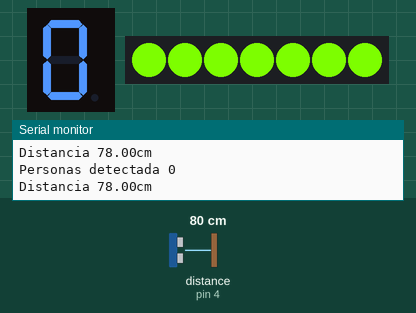
Recording of a sketch running on a simulated Arduino Uno, built with avr-gcc and run on an emulated ATmega328P. On the bench: 1-digit seven-segment display, 7 RGB LEDs in strip order, left to right, the last lines printed to the serial monitor. Wiring (inferred from the names in the program): ultrasonic range finder: trigger pin 3; echo pin 4; 1-digit 7-segment display, segments lit when HIGH: segments pin 5, pin 6, pin 16, pin 15, pin 14, pin 7, pin 8. The test bench sets the inputs (shaded band); at power-on: distance to the obstacle (sensor on pin 4) 80 cm. The echo pulse lasts 58.3 µs per cm; the segment pins are drawn as the display they are named for.

Above: at 1.5 s.
1.6 s: distance to the obstacle (sensor on pin 4) set to 9 cm
At 20.8 s:
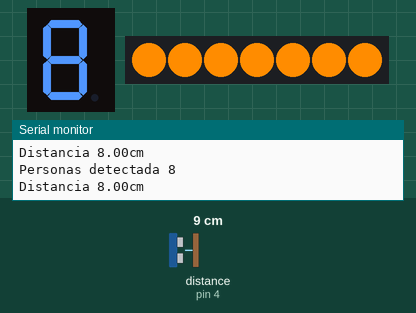
At 23.3 s:
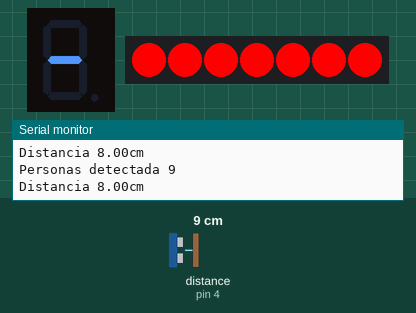
Timing chart, 0 to 23.7 s (numbered marks = the images above; inputs shaded):
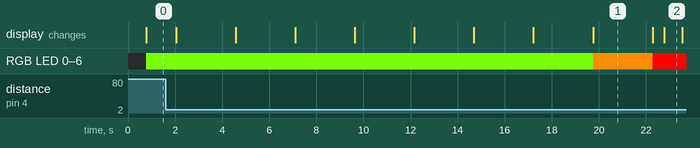

The sketch:

Practica_1-P1_BIM3.ino
```cpp
#include <Adafruit_NeoPixel.h>


//Directivas de preprocesador
#define Cantidad_Leds 7
#define pin_Led 2
#define Trigger 3
#define Echo 4
int A=5;
int B=6;
int C=16;
int D=15;
int E=14;
int F=7;
int G=8;
int cont=0;
int distancia_max = 9.99;
int distancia_min = 5.99;
bool personadetectada=false;
enum colores
{
   rojo,
   azul,
   blanco,
   verde,
   naranja
};
Adafruit_NeoPixel anillo(Cantidad_Leds,pin_Led,NEO_GRB + NEO_KHZ800);
float signSensor(void);
void setColor(int color);
void setup(){
  anillo.begin();
 Serial.begin(9600);

 pinMode(A,OUTPUT);
 pinMode(B,OUTPUT);
 pinMode(C,OUTPUT);
 pinMode(D,OUTPUT);
 pinMode(E,OUTPUT);
 pinMode(F,OUTPUT);
 pinMode(G,OUTPUT);
 pinMode(Trigger,OUTPUT);
 pinMode(Echo,INPUT);

}
void loop(){
 Serial.print("Distancia ");
 Serial.print(signSensor());
  Serial.println("cm");
  delay(750);
  if(signSensor() >= distancia_min && signSensor() <= distancia_max)
  {
    if(! personadetectada){
   cont++;
   personadetectada = true;
    }
    else{
      personadetectada = false;
    }
  }
  Serial.print("Personas detectada ");
  Serial.println(cont);

  if(cont == 0)
  {
  digitalWrite(A,HIGH);
  digitalWrite(B,HIGH);
  digitalWrite(C,HIGH);
  digitalWrite(D,HIGH);
  digitalWrite(E,HIGH);
  digitalWrite(F,HIGH);
  setColor(verde);
  delay(500);
  }

  else if(cont == 1)
  {
  digitalWrite(A,LOW);
  digitalWrite(F,LOW);
  digitalWrite(E,LOW);
  digitalWrite(D,LOW);
  digitalWrite(C,HIGH);
  digitalWrite(B,HIGH);
  setColor(verde);
  delay(500);
  }
  else if(cont == 2 )
  {
  digitalWrite(C,LOW);
  digitalWrite(A,HIGH);
  digitalWrite(B,HIGH);
  digitalWrite(G,HIGH);
  digitalWrite(E,HIGH);
  digitalWrite(D,HIGH);
  setColor(verde);
  delay(500);
  }
  else if(cont == 3)
  {
  digitalWrite(E,LOW);
  digitalWrite(A,HIGH);
  digitalWrite(B,HIGH);
  digitalWrite(G,HIGH);
  digitalWrite(C,HIGH);
  digitalWrite(D,HIGH);
  setColor(verde);
  delay(500);
  }
  else if(cont == 4 )
  {
   digitalWrite(D,LOW);
   digitalWrite(A,LOW);
   digitalWrite(F,HIGH);
   digitalWrite(G,HIGH);
   digitalWrite(B,HIGH);
   digitalWrite(C,HIGH);
   setColor(verde);
   delay(500);
  }
  else if(cont == 5)
  {
   digitalWrite(B,LOW);
   digitalWrite(A,HIGH);
   digitalWrite(F,HIGH);
   digitalWrite(G,HIGH);
   digitalWrite(C,HIGH);
   digitalWrite(D,HIGH);
   setColor(verde);
   delay(500);
  }
  else if(cont ==6)
  {
  digitalWrite(A,HIGH);
  digitalWrite(F,HIGH);
  digitalWrite(E,HIGH);
  digitalWrite(G,HIGH);
  digitalWrite(D,HIGH);
  digitalWrite(C,HIGH);
  setColor(verde);
  delay(500);
}
  else if(cont == 7)
  {
   digitalWrite(A,HIGH);
   digitalWrite(B,HIGH);
   digitalWrite(C,HIGH);
   digitalWrite(F,LOW);
   digitalWrite(E,LOW);
   digitalWrite(D,LOW);
    digitalWrite(G,LOW);
   setColor(verde);
   delay(500);
  }
  else if(cont == 8)
  {
  digitalWrite(A,HIGH);
  digitalWrite(B,HIGH);
  digitalWrite(C,HIGH);
  digitalWrite(D,HIGH);
  digitalWrite(E,HIGH);
  digitalWrite(F,HIGH);
  digitalWrite(G,HIGH);
  setColor(naranja);
  delay(500);
  }
  else if(cont == 9)
  {
  digitalWrite(A,HIGH);
  digitalWrite(B,HIGH);
  digitalWrite(F,HIGH);
  digitalWrite(G,HIGH);
  digitalWrite(C,HIGH);
  digitalWrite(E,LOW);
  digitalWrite(D,LOW);
  setColor(rojo);
  delay(500);
  digitalWrite(A,LOW);
  digitalWrite(B,LOW);
  digitalWrite(F,LOW);
  digitalWrite(G,HIGH);
  digitalWrite(C,LOW);


  }
}
float signSensor(void){
  digitalWrite(Trigger,HIGH);
  delayMicroseconds(10);
  digitalWrite(Trigger,LOW);


 long Sensor=pulseIn(Echo,HIGH);
 long distancia =Sensor/59;
  return distancia;
}

void setColor(int color)
{
  switch(color)
  {
    case(rojo):
    {
        for(int i =0; i<25; i++)
        {
          anillo.setPixelColor(i,anillo.Color(255,0,0));
          anillo.show();  //muestro el color en el led
        }
      break;
    }

    case(naranja):
    {
        for(int i =0; i<25; i++)
        {
          anillo.setPixelColor(i,anillo.Color(255,140,0));
          anillo.show();  //muestro el color en el led
        }
      break;
    }

    case(verde):
    {
        for(int i =0; i<25; i++)
        {
          anillo.setPixelColor(i,anillo.Color(124,252,0));
          anillo.show();  //muestro el color en el led
        }
      break;
    }

  }
}
```

Measured:
- after the input at 1.6 s, RGB LED 0–6: RGB(124, 252, 0) → RGB(255, 140, 0) after 18.2 s, → RGB(255, 0, 0) 2.5 s later; the display: first changes after 0.45 s (image 1 shows a later state)
- what the display in image 1 shows lasts 2.5 s, from 19.8 s to 22.3 s
- what the display in image 2 shows lasts 0.7 s, from 22.8 s to 23.5 s
